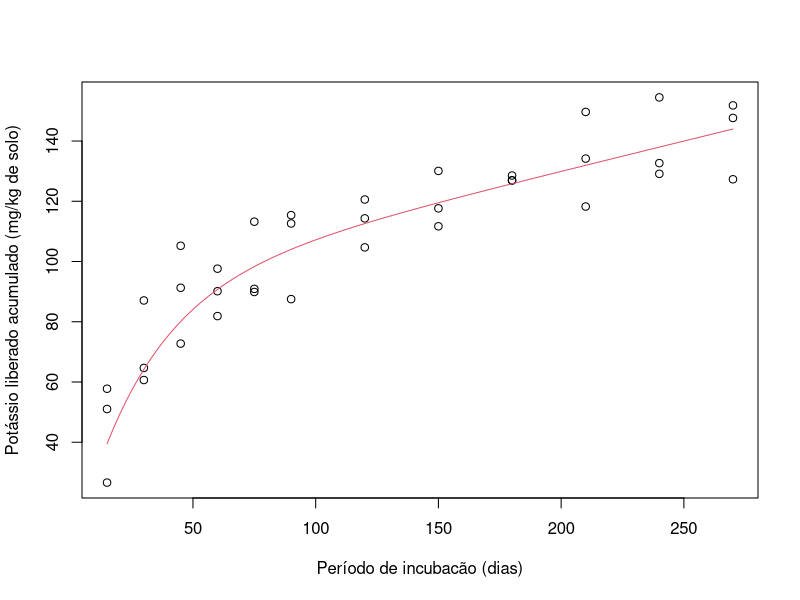
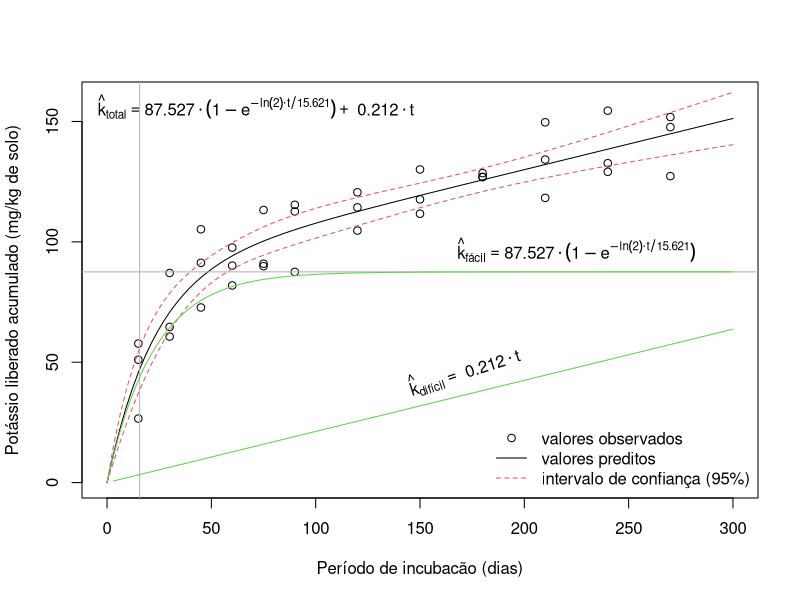

Write the R code that produced these figures, in order.
#-----------------------------------------------------------------------------
# dados de postássio liberado em função do tempo
 
klib <- data.frame(k=c(51.03, 57.76, 26.60, 60.65, 87.07, 64.67,
                     91.28, 105.22, 72.74, 81.88, 97.62, 90.14,
                     89.88, 113.22, 90.91, 115.39, 112.63, 87.51,
                     104.69, 120.58, 114.32, 130.07, 117.65, 111.69,
                     128.54, 126.88, 127.00, 134.17, 149.66, 118.25,
                     132.67, 154.48, 129.11, 151.83, 147.66, 127.30),
                   t=rep(c(15, 30, 45, 60, 75, 90,
                     120, 150, 180, 210, 240, 270), each=3))
 
#-----------------------------------------------------------------------------
# criando função que representa o modelo, retorna gradidente e hessiano
 
expo.der <- deriv3(~A*(1-exp(-log(2)*t/V))+D*t,
                   c("A", "V", "D"),
                   function(t, A, V, D) NULL)
str(expo.der)
 
#-----------------------------------------------------------------------------
# diagnose gráfica e primeiro chute
 
plot(k~t, data=klib, xlab="Período de incubacão (dias)",
       ylab="Potássio liberado acumulado (mg/kg de solo)")
A <- 90; V <- 20; D <- 0.2
curve(expo.der(x, A, V, D), add=TRUE, col=2)
start <- list(A=A, V=V, D=D)
 
#-----------------------------------------------------------------------------
# ajustando o modelo aos dados a partir dos valores iniciais via gráfico
 
n0 <- nls(k~expo.der(t, A, V, D), data=klib, start=start)
summary(n0)
confint(n0)
 
#-----------------------------------------------------------------------------
# valores preditos, gradiente e hessiano avaliado nos valores estimados
 
str(n0)
str(n0$m$fitted())
c(n0$m$fitted())
attr(n0$m$fitted(), "gradient")
attr(n0$m$fitted(), "hessian")
 
#-----------------------------------------------------------------------------
# obtenção dos valores preditos
 
pred <- data.frame(t=seq(0,300,l=100))
der <- do.call(expo.der, args=c(list(t=pred$t), as.list(coef(n0))))
 
F <- attr(der, "gradient") # gradiente avaliado no novo t
U <- chol(vcov(n0))
se <- sqrt(apply(F%*%t(U), 1, function(x) sum(x^2))) # erro padrão
 
#-----------------------------------------------------------------------------
# gráficos dos observados, preditos com IC, legenda e equações
 
#png("f004.png", w=500, h=400); par(mar=c(5.1,4.1,2.1,2.1))
plot(k~t, data=klib, xlab="Período de incubacão (dias)",
     ylab="Potássio liberado acumulado (mg/kg de solo)",
     xlim=c(0,300), ylim=c(0,160))
matlines(pred$t, c(der)+
         outer(se, qt(c(.5, .025,.975), df=df.residual(n0))),
         type="l", col=c(1,2,2), lty=c(1,2,2))
legend("bottomright",
       legend=c("valores observados", "valores preditos",
         "intervalo de confiança (95%)"),
       lty=c(NA,1,2), col=c(1,1,2), pch=c(1,NA,NA), bty="n")
cf <- format(coef(n0), digits=3)
text(par("usr")[1], par("usr")[4], adj=c(-0.05,1.5),
     label=substitute(hat(k)[total]==a%.%(1-e^{-ln(2)%.%t/v})+d%.%t,
       list(a=cf[1], v=cf[2], d=cf[3])))
abline(v=coef(n0)["V"], h=coef(n0)["A"], col="gray70")
curve(expo.der(x, coef(n0)["A"], coef(n0)["V"], 0), add=TRUE, col=3)
curve(expo.der(x, 0, 0, coef(n0)["D"]), add=TRUE, col=3)
text(225, coef(n0)["A"], pos=3,
     label=substitute(hat(k)[fácil]==a%.%(1-e^{-ln(2)%.%t/v}),
       list(a=cf[1], v=cf[2])))
text(173, 38, pos=3, srt=18,
     label=substitute(hat(k)[difícil]==d%.%t, list(d=cf[3])))
#dev.off()
 
#-----------------------------------------------------------------------------
